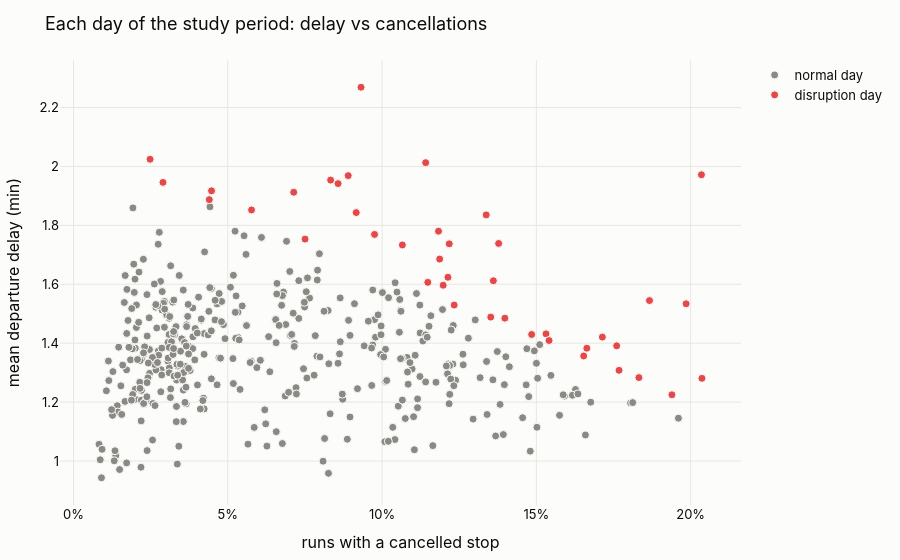

Source (notebook cell):
### Code cell
# 3.2 Chart: daily mean delay vs share of runs with a cancellation
daily["day_type"] = daily["is_disruption_day"].map({True: "disruption day", False: "normal day"})
fig = px.scatter(daily, x="cancelled_runs_share", y="mean_delay_min", color="day_type",
                 color_discrete_map={"disruption day": "#e34948", "normal day": "#8a8984"},
                 hover_data=["operating_day", "weekday", "split"],
                 title="Each day of the study period: delay vs cancellations")
fig.update_traces(marker=dict(size=8, line=dict(width=1, color="#fcfcfb")))
fig.update_layout(xaxis_tickformat=".0%", xaxis_title="runs with a cancelled stop",
                  yaxis_title="mean departure delay (min)", legend_title=None)
fig.show()

### Figure 1 — Plotly figure (JSON) as saved in the notebook; plotly's stock layout.template omitted (floating-point values rounded to 4 significant figures; data arrays with more than 128 entries replaced by an {"elided": "..."} marker saying what was removed)
{"data": [{"customdata": {"elided": "385x3 str values"}, "hovertemplate": "day_type=normal day<br>cancelled_runs_share=%{x}<br>mean_delay_min=%{y}<br>operating_day=%{customdata[0]}<br>weekday=%{customdata[1]}<br>split=%{customdata[2]}<extra></extra>", "legendgroup": "normal day", "marker": {"color": "#8a8984", "line": {"color": "#fcfcfb", "width": 1}, "size": 8, "symbol": "circle"}, "mode": "markers", "name": "normal day", "orientation": "v", "showlegend": true, "type": "scatter", "x": {"elided": "385 float values"}, "xaxis": "x", "y": {"elided": "385 float values"}, "yaxis": "y"}, {"customdata": [["2025-08-09", "Saturday", "train"], ["2025-09-05", "Friday", "train"], ["2025-09-06", "Saturday", "train"], ["2025-09-07", "Sunday", "train"], ["2025-09-13", "Saturday", "train"], ["2025-09-14", "Sunday", "train"], ["2025-10-02", "Thursday", "train"], ["2025-11-01", "Saturday", "train"], ["2025-11-24", "Monday", "train"], ["2026-01-06", "Tuesday", "train"], ["2026-02-16", "Monday", "train"], ["2026-02-17", "Tuesday", "train"], ["2026-02-18", "Wednesday", "train"], ["2026-03-14", "Saturday", "train"], ["2026-05-21", "Thursday", "valid"], ["2026-06-01", "Monday", "test"], ["2026-06-04", "Thursday", "test"], ["2026-06-13", "Saturday", "test"], ["2026-06-14", "Sunday", "test"], ["2026-06-18", "Thursday", "test"], ["2026-06-19", "Friday", "test"], ["2026-06-21", "Sunday", "test"], ["2026-06-22", "Monday", "test"], ["2026-06-24", "Wednesday", "test"], ["2026-06-25", "Thursday", "test"], ["2026-06-26", "Friday", "test"], ["2026-06-27", "Saturday", "test"], ["2026-06-28", "Sunday", "test"], ["2026-07-01", "Wednesday", "production"], ["2026-07-13", "Monday", "production"], ["2026-07-14", "Tuesday", "production"], ["2026-07-16", "Thursday", "production"], ["2026-07-27", "Monday", "production"], ["2026-07-28", "Tuesday", "production"], ["2026-07-30", "Thursday", "production"], ["2026-08-13", "Thursday", "production"], ["2026-08-14", "Friday", "production"], ["2026-08-16", "Sunday", "production"], ["2026-08-28", "Friday", "production"], ["2026-09-19", "Saturday", "production"], ["2026-09-26", "Saturday", "production"]], "hovertemplate": "day_type=disruption day<br>cancelled_runs_share=%{x}<br>mean_delay_min=%{y}<br>operating_day=%{customdata[0]}<br>weekday=%{customdata[1]}<br>split=%{customdata[2]}<extra></extra>", "legendgroup": "disruption day", "marker": {"color": "#e34948", "line": {"color": "#fcfcfb", "width": 1}, "size": 8, "symbol": "circle"}, "mode": "markers", "name": "disruption day", "orientation": "v", "showlegend": true, "type": "scatter", "x": [0.1352, 0.029, 0.1531, 0.1664, 0.1768, 0.176, 0.04401, 0.1939, 0.02482, 0.04473, 0.2035, 0.1985, 0.1234, 0.1541, 0.05769, 0.1361, 0.09756, 0.1832, 0.2037, 0.08574, 0.1141, 0.1485, 0.07504, 0.09162, 0.07137, 0.09318, 0.1378, 0.1398, 0.08333, 0.1213, 0.1337, 0.1218, 0.1066, 0.1148, 0.1187, 0.1198, 0.1183, 0.1867, 0.08903, 0.1653, 0.1714], "xaxis": "x", "y": [1.489, 1.946, 1.432, 1.383, 1.308, 1.391, 1.887, 1.225, 2.025, 1.917, 1.972, 1.534, 1.53, 1.409, 1.852, 1.612, 1.769, 1.283, 1.281, 1.942, 2.013, 1.43, 1.753, 1.844, 1.912, 2.269, 1.739, 1.485, 1.954, 1.624, 1.836, 1.737, 1.734, 1.607, 1.686, 1.597, 1.78, 1.545, 1.969, 1.357, 1.421], "yaxis": "y"}], "layout": {"legend": {"title": {}, "tracegroupgap": 0}, "title": {"text": "Each day of the study period: delay vs cancellations"}, "xaxis": {"anchor": "y", "domain": [0, 1], "tickformat": ".0%", "title": {"text": "runs with a cancelled stop"}}, "yaxis": {"anchor": "x", "domain": [0, 1], "title": {"text": "mean departure delay (min)"}}}}
